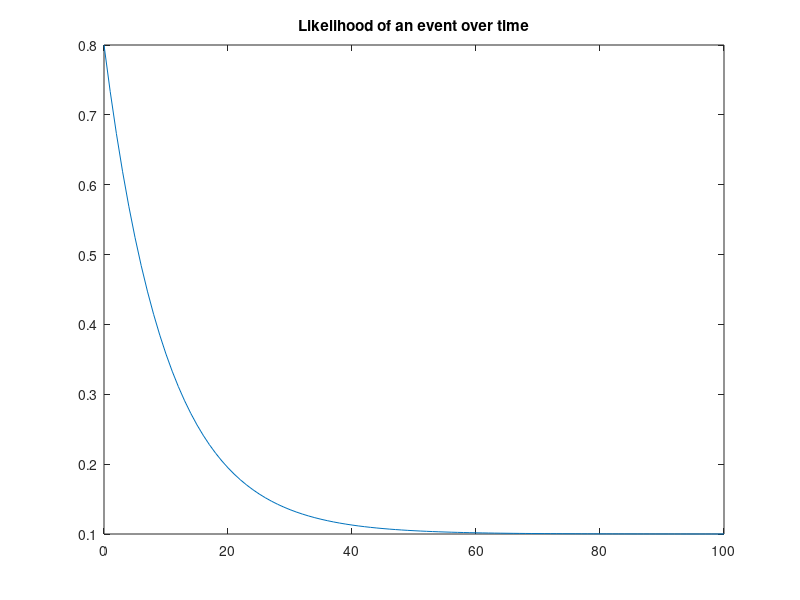
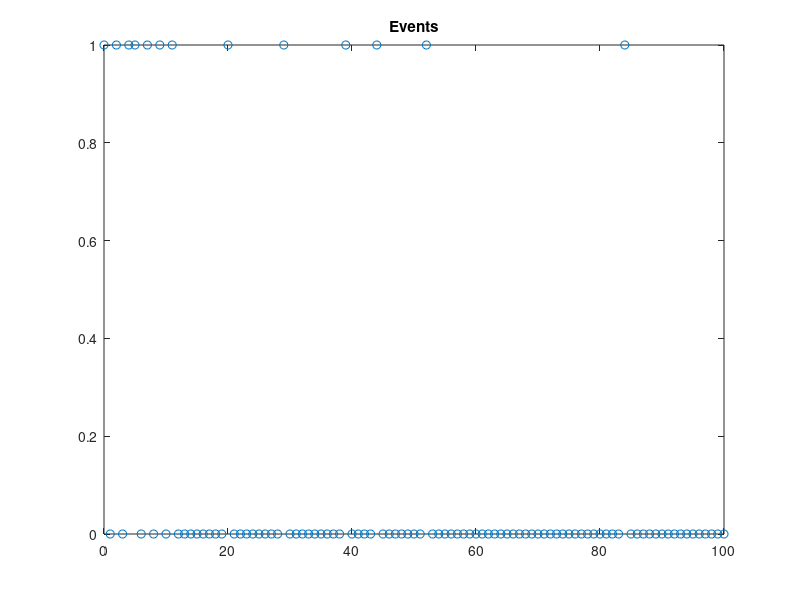

Recreate these plots in MATLAB, in order. (Note: this script raises an error after producing the figures.)
%Let's simulate some data

t=0:100; % time series

%Paramters of our exponential
a=.1;
b=.8;
c=.1;
w=a+(b-a)*exp(-c*t);
figure(1);
plot(t,w);
title('Likelihood of an event over time');

%simulated measurements
%Randomly draw a number between 0 and 1
% if its smaller than w, than score is 1
%Otherwise score it as zero.
% This is equivalent to getting a 1 with probability w
q=zeros(size(w));
q( find(rand(size(w))<w) )=1;

%%%%%%%%% FIREWALL.. treat t & q as real measurements

figure(2);
plot(t,q,'o');
title('Events');
%now use q, and t to do a Maximum Likelihood Estimate


x0=[a , b , c]+ (.5)*(1-rand(1,3)).*[a, b, c] ; %initial conditions
lbound=[0,0,0];
ubound=[1,1,.5];
f=@(x)sum(logExpPartial(x(1),x(2),x(3),t,q),2);


[x,fval]=lsqnonlin(f,x0,lbound,ubound)
%[x,fval]=fsolve(f,x0,options)

figure(1)
hold on;
plot(t,x(1)+(x(2)-x(1))*exp(-x(3)*t),'r');
